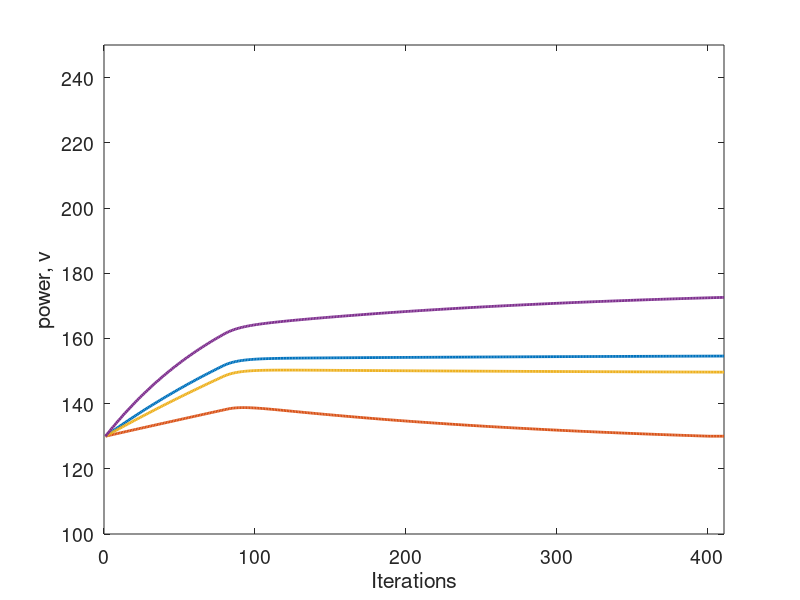
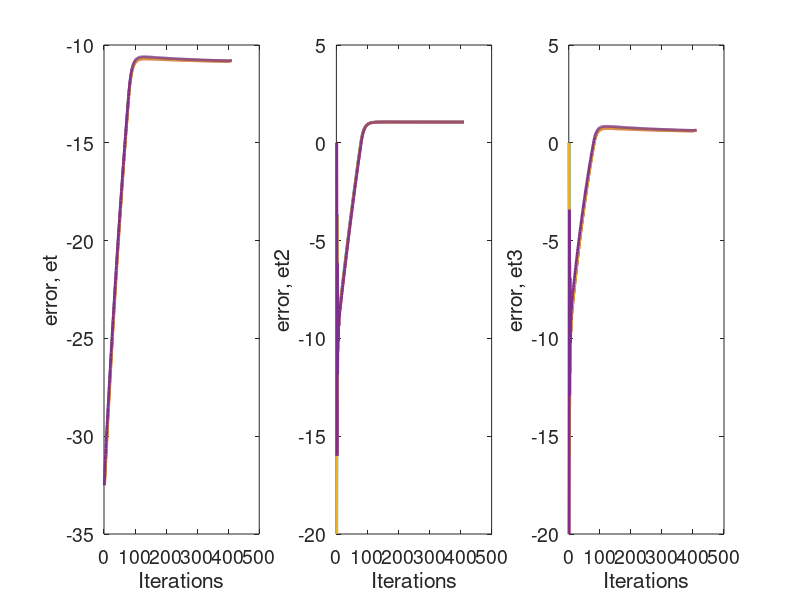

These charts were generated, in order, by the following MATLAB code:
clc
clear all
close all
N = 4; % number of nodes
%%%mg hpl ep RA master
% workload information 
C1 = [0.0006    0.0001    0.0006    0.0013];
C2 = [-0.2389    -0.0783    -0.2846   -0.4834];
C3 = [20.2984   8.5808  27.3119  39.6226];
vl = 130*ones(N,1); %% lower limit
vh = 200*ones(N,1); %% higher limit



A=ones(1,N); %% constraint zero: total power budger
A2 =  repmat([1,0], 1,2); %% Circut breaker 0 
A3 =  repmat([0,1], 1,2); %% Circuit breaker 1
H=2*diag(C1);
D = 650; %% total budget
D2 = 300; %% circuit breaker 0 limit
D3 = 300; %% circuit breaker 1 limit
prs = [1 0 0 1]; %% priorities
rng(1);
Nh = [0 1 0 1;1 0 1 0; 0 1 0 1; 1 0 1 0]; %% neighborhood matrix  
mu1=.05; %% mu
T=6000; %% maximum number of iteration to simulate
epsilon0=2; %% epsilon
conv_thr = .01; %% conversion threshhol

iter_mat = [];
error_mat = [];
prs_mat = [];

v_0 = vl; %% starting point.
v=[]; %% has the power cap for each iteration in its columns. 
v(:,1)=v_0; %% starting from v_0
%% cost function 1/2*x'*H*x+C2*x+sum(C3)
b=D;
e_0=(A*v_0-b)/N; %% initial condition
e_02=(A2*v_0 - D2)/(N/2);
e_03=(A3*v_0 - D3)/(N/2);
et=[];
et2 = [];
et3 = []; 
et(:,1)=e_0*ones(N,1);
et2(:,1)=e_02 .* A2; 
et3(:,1)=e_03 .* A3; 
[OptSol,OptCost]=quadprog(H.*(2.^repmat(prs,N,1)),C2.*(2.^prs),[A;A2;A3],[b;D2;D3],[],[],vl,vh); %% optimal solution
vhat = zeros(N, T); %% changes during each iteration
OptCost=(1/2*OptSol'*H*OptSol+C2*OptSol+sum(C3));
flag = 1; 
for t=1:T
    cost(:,t)=1/2*v(1:N,t)'*H*v(1:N,t)+C2*v(1:N,t)+sum(C3(1:N));
    eij=zeros(N,N);
    eij2=zeros(N,N);
    eij3=zeros(N,N);
    for i=1:N
        %epsilonT(i,t)=epsilon0;
        vhat(i,t)=-epsilon0*((2*C1(i)*v(i,t)+C2(i)).*(2.^prs(i))+(2*mu1*max(0,et(i,t))*A(i)+2*mu1*max(0,et2(i,t))*A2(i)+ 2*mu1*max(0,et3(i,t))*A3(i)));
        for j=1:N
            if Nh(i,j) %% if they are neighbors
                eij(i,j)=epsilon0*2*mu1*(et(i,t)-et(j,t));
                eij2(i,j)=epsilon0*2*mu1*(et2(i,t)-et2(j,t));
                eij3(i,j)=epsilon0*2*mu1*(et3(i,t)-et3(j,t));
            end
        end
    end
    v(:,t+1)=v(:,t)+vhat(:,t);
    v(:,t+1)=max(min(v(:,t+1),vh(1:N)),vl(1:N));
    vhat(:,t)=v(:,t+1)-v(:,t);
    et(:,t+1)=et(:,t)+sum(eij)'-sum(eij')'+A'.*vhat(:,t);
    et2(:,t+1)=et2(:,t)+sum(eij2)'-sum(eij2')'+A2'.*vhat(:,t);
    et3(:,t+1)=et3(:,t)+sum(eij3)'-sum(eij3')'+A3'.*vhat(:,t);
    %%CCgrid convergence condition
    %if abs(cost(end)-OptCost)<0.01*abs(OptCost) 
    num_neigh = 0;
    num_conv = 0; 
    for i =1:N 
        for j= 1:N 
            if (Nh(i,j) ==1) 
                num_neigh = num_neigh+1;
                if (abs(et(i,t+1)- et(j,t+1)) < conv_thr && abs(et2(i,t+1)- et2(j,t+1)) < conv_thr && abs(et3(i,t+1)- et3(j,t+1)) < conv_thr && vhat(i,t) <.05)
                    num_conv = num_conv +1;
                end
            end
        end
    end
    if (num_neigh == num_conv)
        [OptSol,OptCost]=quadprog(H.*(2.^repmat(prs,N,1)),C2.*(2.^prs),[A;A2;A3],[b;D2;D3],[],[],vl,vh);
        error = (OptSol - v(1:N,t));
        break %% converged!
    end
end
% 
figure;
h=plot(1:t,v(:,1:t),1:t,sum(v(:,1:t))-12,'m-.');
axis([0,t,100,250])
%legend('server 1','server 2', 'server 3', 'server 4', 'Total power - capacity');
ylabel('power, v','FontSize',14);
xlabel('Iterations','FontSize',14);
set(gca,'FontSize',14);
set(h,'linewidth',2);
figure;
subplot(1,3,1);
h=plot(1:t,et(:,1:t));
ylabel('error, et','FontSize',14);
xlabel('Iterations','FontSize',14);
set(gca,'FontSize',14);
set(h,'linewidth',2);
subplot(1,3,2);
h=plot(1:t,et2(:,1:t));
ylabel('error, et2','FontSize',14);
xlabel('Iterations','FontSize',14);
set(gca,'FontSize',14);
set(h,'linewidth',2);
subplot(1,3,3);
h=plot(1:t,et3(:,1:t));
ylabel('error, et3','FontSize',14);
xlabel('Iterations','FontSize',14);
set(gca,'FontSize',14);
set(h,'linewidth',2);
FINAL_POWER = v(:,end)'
SUM_POWER = sum(v(:,end))



